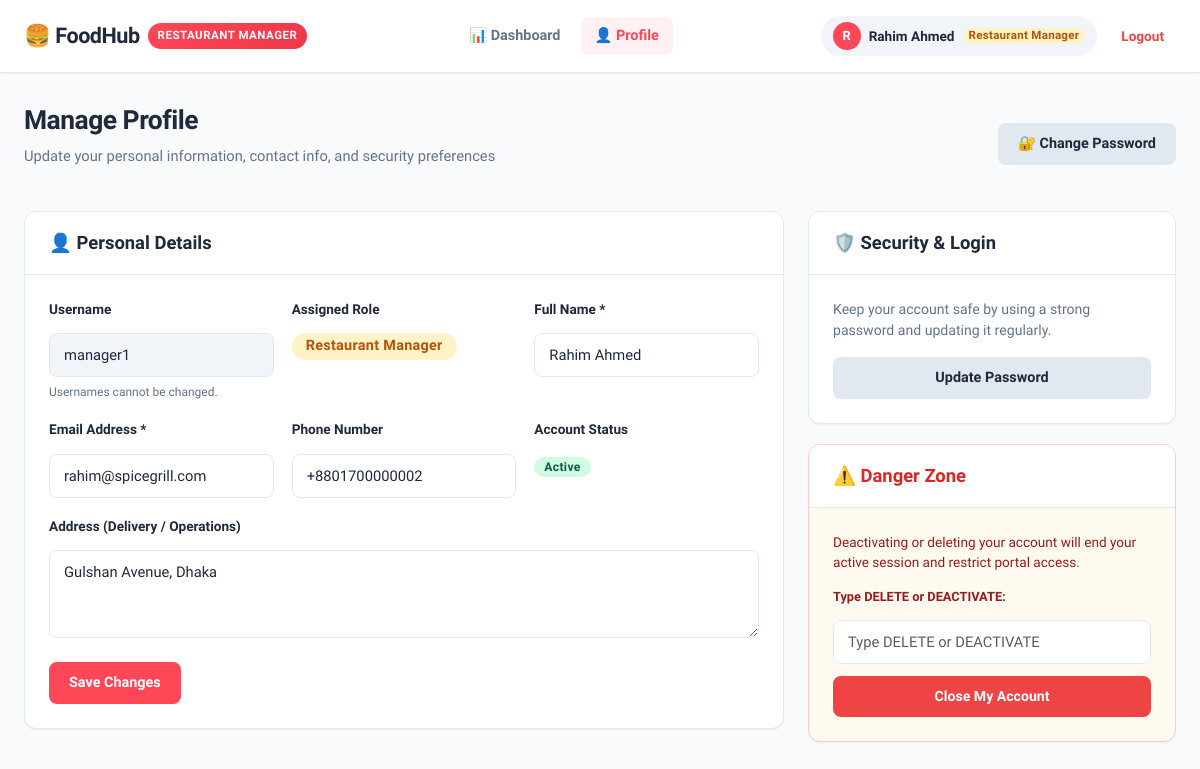
Before: /profile.php (signed in) with the older database file.
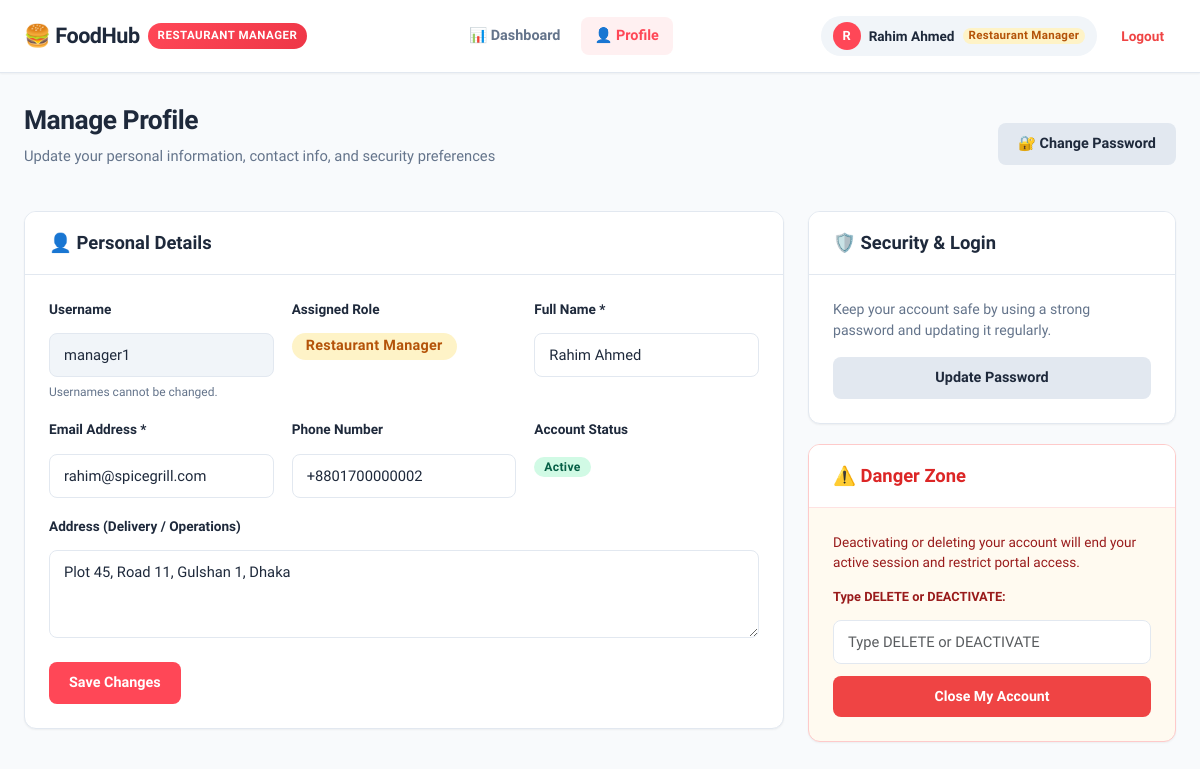
After: the same page with the newer database file.
### tables this page shows
CREATE TABLE users (
    user_id INT AUTO_INCREMENT PRIMARY KEY,
    name VARCHAR(100) NOT NULL,
    username VARCHAR(50) NOT NULL UNIQUE,
    email VARCHAR(100) NOT NULL UNIQUE,
    phone VARCHAR(20) NULL,
    role ENUM('Administrator', 'Customer', 'Restaurant Manager', 'Rider') NOT NULL DEFAULT 'Customer',
    password VARCHAR(255) NOT NULL,
    address TEXT NULL,
    status ENUM('Active', 'Inactive', 'Suspended') NOT NULL DEFAULT 'Active',
    created_at TIMESTAMP DEFAULT CURRENT_TIMESTAMP,
    updated_at TIMESTAMP DEFAULT CURRENT_TIMESTAMP ON UPDATE CURRENT_TIMESTAMP
);

### profile.php (called while the page is built)
<?php
require_once __DIR__ . '/views/auth/profile.php';

### controllers/auth/profile_controller.php (called while the page is built, shortened)
<?php
require_once __DIR__ . '/../../config/db.php';
require_once __DIR__ . '/../../models/user_model.php';
require_once __DIR__ . '/../../includes/auth_check.php';
$user_id = intval($_SESSION['user_id']);
$user = find_user_by_id($conn, $user_id);

### models/user_model.php (called while the page is built, shortened)
<?php
function find_user_by_id($conn, $id) {
    $id = intval($id);
    $stmt = mysqli_prepare($conn, "SELECT * FROM users WHERE user_id = ? LIMIT 1");
    mysqli_stmt_bind_param($stmt, "i", $id);
    mysqli_stmt_execute($stmt);
    $result = mysqli_stmt_get_result($stmt);
    $user = ($result && mysqli_num_rows($result) > 0) ? mysqli_fetch_assoc($result) : null;
    return $user;
}

### includes/auth_check.php (called while the page is built, shortened)
<?php
function normalize_role($role) {
    return $role;
}

### views/auth/profile.php (the view, shortened to what the changed rows need)
<?php
require_once __DIR__ . '/../../controllers/auth/profile_controller.php';
require_once __DIR__ . '/../partials/header.php';
?>
<div class="main-wrapper">
    <div class="page-header">
        <div>
            <h1 class="page-title">Manage Profile</h1>
        </div>
    </div>
    <div class="row g-4">
        <div class="col-lg-8">
            <div class="card">
                <div class="card-header">
                    <h2 class="card-title">👤 Personal Details</h2>
                </div>
                <div class="card-body">
                    <form action="<?php echo htmlspecialchars($_SERVER['PHP_SELF']); ?>" method="POST">
                        <div class="form-grid">
                            <div class="form-group">
                                <label class="form-label" for="username">Username</label>
                                <input
                                    type="text"
                                    id="username"
                                    class="form-control"
                                    value="<?php echo htmlspecialchars($user['username']); ?>"
                                    disabled
                                    style="background: #f1f5f9; cursor: not-allowed;"
                                >
                                <small style="font-size: 0.75rem; color: var(--text-muted);">Usernames cannot be changed.</small>
                            </div>
                            <div class="form-group">
                                <div>
                                    <?php
                                    $r = normalize_role($user['role']);
                                    $badgeClass = 'badge-customer';
                                    if ($r === 'Administrator') $badgeClass = 'badge-admin';
                                    elseif ($r === 'Restaurant Manager') $badgeClass = 'badge-manager';
                                    elseif ($r === 'Rider') $badgeClass = 'badge-rider';
                                    ?>
                                    <span class="badge <?php echo $badgeClass; ?>" style="font-size: 0.9rem; padding: 6px 14px;"><?php echo htmlspecialchars($r); ?></span>
                                </div>
                            </div>
                            <div class="form-group">
                                <label class="form-label" for="name">Full Name *</label>
                                <input
                                    type="text"
                                    id="name"
                                    name="name"
                                    class="form-control"
                                    value="<?php echo htmlspecialchars($user['name']); ?>"
                                    required
                                >
                            </div>
                            <div class="form-group">
                                <label class="form-label" for="email">Email Address *</label>
                                <input
                                    type="email"
                                    id="email"
                                    name="email"
                                    class="form-control"
                                    value="<?php echo htmlspecialchars($user['email']); ?>"
                                    required
                                >
                            </div>
                            <div class="form-group">
                                <label class="form-label" for="phone">Phone Number</label>
                                <input
                                    type="text"
                                    id="phone"
                                    name="phone"
                                    class="form-control"
                                    placeholder="+8801700000000"
                                    value="<?php echo htmlspecialchars($user['phone'] ?? ''); ?>"
                                >
                            </div>
                            <div class="form-group">
                                <div>
                                    <span class="badge badge-active"><?php echo htmlspecialchars($user['status']); ?></span>
                                </div>
                            </div>
                            <div class="form-group full-width">
                                <label class="form-label" for="address">Address (Delivery / Operations)</label>
                                <textarea
                                    id="address"
                                    name="address"
                                    class="form-control"
                                    rows="3"
                                    placeholder="Enter physical address details"
                                ><?php echo htmlspecialchars($user['address'] ?? ''); ?></textarea>
                            </div>
                        </div>
                    </form>
                </div>
            </div>
        </div>
        <div class="col-lg-4">
            <div class="card" style="margin-bottom: 20px;">
                <div class="card-header">
                    <h2 class="card-title">🛡️ Security & Login</h2>
                </div>
            </div>
            <div class="card" style="border: 1px solid #fecaca; background: #fffaf0;">
                <div class="card-header" style="border-bottom: 1px solid #fee2e2;">
                    <h2 class="card-title" style="color: #dc2626;">⚠️ Danger Zone</h2>
                </div>
            </div>
        </div>
    </div>
</div>
<?php require_once __DIR__ . '/../partials/footer.php'; ?>

Changed rows visible on the page:
changed users "Restaurant Manager": address "Gulshan Avenue, Dhaka" → "Plot 45, Road 11, Gulshan 1, Dhaka"
